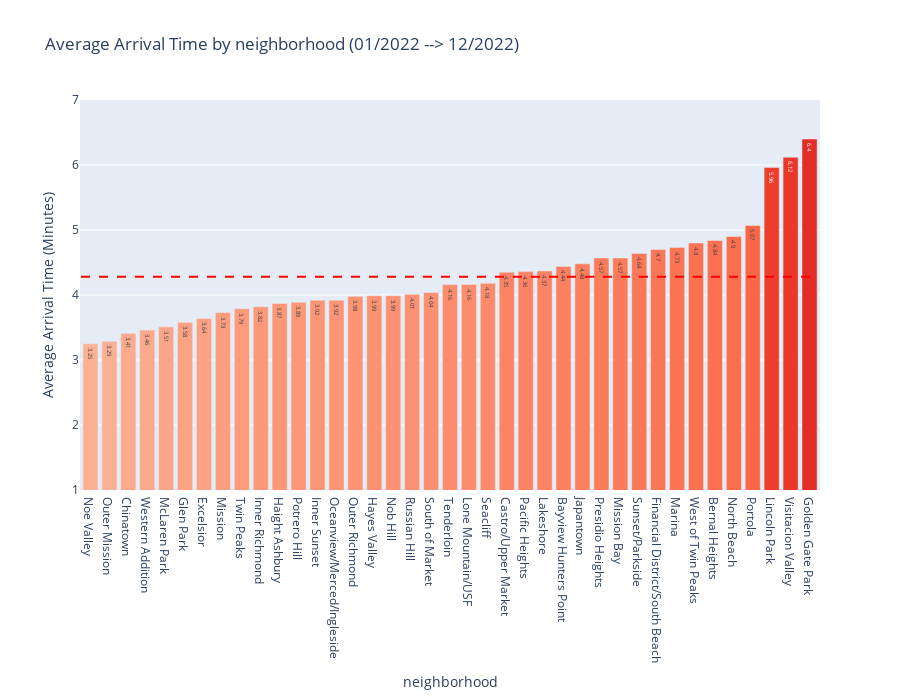

This figure's notebook cell:
### Markdown cell above
This code generates a bar chart using the Plotly library to visualize the average arrival time of different fire departments or "battalions" to a fire scene.

### Code cell
# Author-
# Ali Dadayev 
# Filter for the year 2022

# we taje the date that match the map from Salim Part 
df = df[(df['Incident Date'] >= '2022-12-01') &
            (df['Incident Date'] <= '2022-12-31')]

# we just incloud the primry situation that are showing on the map 
df = df[df['focuse_Situation_by_number'].isin(['111', '700', '113','150'])]

# Convert to minutes and add a new column
df['Arrive time_minutes'] = ((df['Arrival DtTm'] - df['Alarm DtTm']).dt.total_seconds() / 60.0).round(2)

#df = df[df['Battalion'] != 'B99']
avg_arrival_time_by_battalion = df.groupby('neighborhood_district')['Arrive time_minutes'].mean().round(2).reset_index()
avg_arrival_time_by_battalion = avg_arrival_time_by_battalion.sort_values('Arrive time_minutes')
mean_arrival_time = avg_arrival_time_by_battalion['Arrive time_minutes'].mean()
# Create a bar chart with color gradient
data = [go.Bar(
            x=avg_arrival_time_by_battalion['neighborhood_district'],
            y=avg_arrival_time_by_battalion['Arrive time_minutes'],
            marker=dict(color=avg_arrival_time_by_battalion['Arrive time_minutes'],
                        colorscale='Reds',
                        cmin=1,   # set the minimum color value
                        cmax=9,   # set the maximum color value
                        reversescale=False
                        ),
            text=avg_arrival_time_by_battalion['Arrive time_minutes'],
            textposition='auto'
        )]



# Set layout options
layout = go.Layout(
    title='Average Arrival Time by neighborhood (01/2022 --> 12/2022)',
    xaxis=dict(title='neighborhood'),
    yaxis=dict(title='Average Arrival Time (Minutes)', range=[1, 7]),
    hovermode='closest',
    width=900,
    height=700,
    
    shapes=[dict(type='line', x0=-0.5, y0=mean_arrival_time, x1=len(avg_arrival_time_by_battalion)-0.5, y1=mean_arrival_time,
                 line=dict(color='red', width=2, dash='dash'))]
)

# Create the figure and save to an HTML file
fig = go.Figure(data=data, layout=layout )
pyo.plot(fig, filename='plot_for_neighborhood.html')



# Display the plot in the notebook
pyo.iplot(fig)

### Figure 1 — Plotly figure (JSON) as saved in the notebook; plotly's stock layout.template omitted (floating-point values rounded to 4 significant figures)
{"data": [{"marker": {"cmax": 9, "cmin": 1, "color": [3.25, 3.29, 3.41, 3.46, 3.51, 3.58, 3.64, 3.73, 3.79, 3.82, 3.87, 3.89, 3.92, 3.92, 3.98, 3.99, 3.99, 4.01, 4.04, 4.16, 4.16, 4.18, 4.35, 4.36, 4.37, 4.44, 4.48, 4.57, 4.57, 4.64, 4.7, 4.73, 4.8, 4.84, 4.9, 5.07, 5.96, 6.12, 6.4], "colorscale": [[0, "rgb(255,245,240)"], [0.125, "rgb(254,224,210)"], [0.25, "rgb(252,187,161)"], [0.375, "rgb(252,146,114)"], [0.5, "rgb(251,106,74)"], [0.625, "rgb(239,59,44)"], [0.75, "rgb(203,24,29)"], [0.875, "rgb(165,15,21)"], [1, "rgb(103,0,13)"]], "reversescale": false}, "text": [3.25, 3.29, 3.41, 3.46, 3.51, 3.58, 3.64, 3.73, 3.79, 3.82, 3.87, 3.89, 3.92, 3.92, 3.98, 3.99, 3.99, 4.01, 4.04, 4.16, 4.16, 4.18, 4.35, 4.36, 4.37, 4.44, 4.48, 4.57, 4.57, 4.64, 4.7, 4.73, 4.8, 4.84, 4.9, 5.07, 5.96, 6.12, 6.4], "textposition": "auto", "type": "bar", "x": ["Noe Valley", "Outer Mission", "Chinatown", "Western Addition", "McLaren Park", "Glen Park", "Excelsior", "Mission", "Twin Peaks", "Inner Richmond", "Haight Ashbury", "Potrero Hill", "Inner Sunset", "Oceanview/Merced/Ingleside", "Outer Richmond", "Hayes Valley", "Nob Hill", "Russian Hill", "South of Market", "Tenderloin", "Lone Mountain/USF", "Seacliff", "Castro/Upper Market", "Pacific Heights", "Lakeshore", "Bayview Hunters Point", "Japantown", "Presidio Heights", "Mission Bay", "Sunset/Parkside", "Financial District/South Beach", "Marina", "West of Twin Peaks", "Bernal Heights", "North Beach", "Portola", "Lincoln Park", "Visitacion Valley", "Golden Gate Park"], "y": [3.25, 3.29, 3.41, 3.46, 3.51, 3.58, 3.64, 3.73, 3.79, 3.82, 3.87, 3.89, 3.92, 3.92, 3.98, 3.99, 3.99, 4.01, 4.04, 4.16, 4.16, 4.18, 4.35, 4.36, 4.37, 4.44, 4.48, 4.57, 4.57, 4.64, 4.7, 4.73, 4.8, 4.84, 4.9, 5.07, 5.96, 6.12, 6.4]}], "layout": {"height": 700, "hovermode": "closest", "shapes": [{"line": {"color": "red", "dash": "dash", "width": 2}, "type": "line", "x0": -0.5, "x1": 38.5, "y0": 4.279, "y1": 4.279}], "title": {"text": "Average Arrival Time by neighborhood (01/2022 --> 12/2022)"}, "width": 900, "xaxis": {"title": {"text": "neighborhood"}}, "yaxis": {"range": [1, 7], "title": {"text": "Average Arrival Time (Minutes)"}}}}
